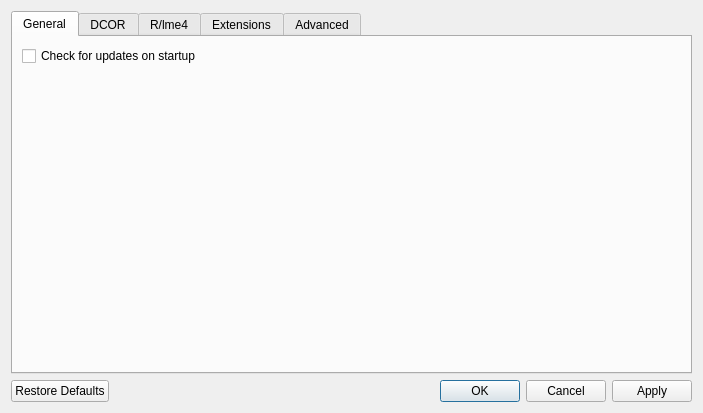
<?xml version="1.0" encoding="UTF-8"?>
<ui version="4.0">
 <class>Dialog</class>
 <widget class="QDialog" name="Dialog">
  <property name="geometry">
   <rect>
    <x>0</x>
    <y>0</y>
    <width>703</width>
    <height>413</height>
   </rect>
  </property>
  <property name="windowTitle">
   <string>Preferences</string>
  </property>
  <property name="windowIcon">
   <iconset theme="gtk-preferences">
    <normaloff>.</normaloff>.</iconset>
  </property>
  <layout class="QVBoxLayout" name="verticalLayout">
   <item>
    <widget class="QTabWidget" name="tabWidget">
     <property name="currentIndex">
      <number>0</number>
     </property>
     <widget class="QWidget" name="tab_general">
      <attribute name="title">
       <string>General</string>
      </attribute>
      <layout class="QVBoxLayout" name="verticalLayout_3">
       <item>
        <widget class="QCheckBox" name="general_check_for_updates">
         <property name="text">
          <string>Check for updates on startup</string>
         </property>
        </widget>
       </item>
       <item>
        <spacer name="verticalSpacer_2">
         <property name="orientation">
          <enum>Qt::Vertical</enum>
         </property>
         <property name="sizeHint" stdset="0">
          <size>
           <width>20</width>
           <height>40</height>
          </size>
         </property>
        </spacer>
       </item>
      </layout>
     </widget>
     <widget class="QWidget" name="tab_dcor">
      <attribute name="title">
       <string>DCOR</string>
      </attribute>
      <layout class="QVBoxLayout" name="verticalLayout_4">
       <item>
        <layout class="QGridLayout" name="gridLayout">
         <item row="0" column="1">
          <widget class="QComboBox" name="dcor_servers">
           <property name="editable">
            <bool>true</bool>
           </property>
           <item>
            <property name="text">
             <string>dcor.mpl.mpg.de</string>
            </property>
           </item>
          </widget>
         </item>
         <item row="0" column="0">
          <widget class="QLabel" name="label_2">
           <property name="text">
            <string>Server</string>
           </property>
          </widget>
         </item>
         <item row="1" column="0">
          <widget class="QLabel" name="label_3">
           <property name="text">
            <string>API Key</string>
           </property>
          </widget>
         </item>
         <item row="1" column="1">
          <widget class="QLineEdit" name="dcor_api_key">
           <property name="text">
            <string/>
           </property>
           <property name="echoMode">
            <enum>QLineEdit::PasswordEchoOnEdit</enum>
           </property>
           <property name="placeholderText">
            <string>optional (to access private data)</string>
           </property>
          </widget>
         </item>
        </layout>
       </item>
       <item>
        <widget class="QCheckBox" name="dcor_use_ssl">
         <property name="text">
          <string>use SSL</string>
         </property>
         <property name="checked">
          <bool>true</bool>
         </property>
        </widget>
       </item>
       <item>
        <spacer name="verticalSpacer_3">
         <property name="orientation">
          <enum>Qt::Vertical</enum>
         </property>
         <property name="sizeHint" stdset="0">
          <size>
           <width>20</width>
           <height>40</height>
          </size>
         </property>
        </spacer>
       </item>
      </layout>
     </widget>
     <widget class="QWidget" name="tab_r">
      <attribute name="title">
       <string>R/lme4</string>
      </attribute>
      <layout class="QVBoxLayout" name="verticalLayout_5">
       <item>
        <layout class="QGridLayout" name="gridLayout_2">
         <item row="0" column="1">
          <widget class="QLineEdit" name="lme4_rpath"/>
         </item>
         <item row="2" column="0">
          <widget class="QLabel" name="label_4">
           <property name="text">
            <string>lme4 package</string>
           </property>
          </widget>
         </item>
         <item row="2" column="2">
          <widget class="QPushButton" name="pushButton_lme4_install">
           <property name="text">
            <string>Install...</string>
           </property>
          </widget>
         </item>
         <item row="2" column="1">
          <widget class="QLabel" name="label_lme4_installed">
           <property name="text">
            <string>installed / not installed</string>
           </property>
          </widget>
         </item>
         <item row="0" column="2">
          <widget class="QPushButton" name="pushButton_lme4_search">
           <property name="text">
            <string>Search manually...</string>
           </property>
          </widget>
         </item>
         <item row="0" column="0">
          <widget class="QLabel" name="label">
           <property name="text">
            <string>R executable</string>
           </property>
          </widget>
         </item>
         <item row="1" column="1">
          <widget class="QLabel" name="label_r_version">
           <property name="text">
            <string>R version</string>
           </property>
          </widget>
         </item>
        </layout>
       </item>
       <item>
        <spacer name="verticalSpacer_4">
         <property name="orientation">
          <enum>Qt::Vertical</enum>
         </property>
         <property name="sizeHint" stdset="0">
          <size>
           <width>20</width>
           <height>40</height>
          </size>
         </property>
        </spacer>
       </item>
      </layout>
     </widget>
     <widget class="QWidget" name="tab_extensions">
      <attribute name="title">
       <string>Extensions</string>
      </attribute>
      <layout class="QHBoxLayout" name="horizontalLayout">
       <item>
        <widget class="QListWidget" name="listWidget_ext">
         <property name="sizeAdjustPolicy">
          <enum>QAbstractScrollArea::AdjustToContents</enum>
         </property>
         <property name="showDropIndicator" stdset="0">
          <bool>false</bool>
         </property>
         <property name="alternatingRowColors">
          <bool>true</bool>
         </property>
         <property name="selectionMode">
          <enum>QAbstractItemView::SingleSelection</enum>
         </property>
         <property name="selectionBehavior">
          <enum>QAbstractItemView::SelectRows</enum>
         </property>
        </widget>
       </item>
       <item>
        <layout class="QVBoxLayout" name="verticalLayout_6">
         <property name="spacing">
          <number>3</number>
         </property>
         <item alignment="Qt::AlignTop">
          <widget class="QPushButton" name="pushButton_ext_load">
           <property name="text">
            <string>Load new...</string>
           </property>
          </widget>
         </item>
         <item>
          <widget class="Line" name="line">
           <property name="orientation">
            <enum>Qt::Horizontal</enum>
           </property>
          </widget>
         </item>
         <item>
          <widget class="QWidget" name="widget_ext_controls" native="true">
           <layout class="QVBoxLayout" name="verticalLayout_8" stretch="0,10000,0">
            <property name="leftMargin">
             <number>0</number>
            </property>
            <property name="topMargin">
             <number>0</number>
            </property>
            <property name="rightMargin">
             <number>0</number>
            </property>
            <property name="bottomMargin">
             <number>0</number>
            </property>
            <item>
             <widget class="QLabel" name="label_ext_name">
              <property name="text">
               <string>TextLabel</string>
              </property>
              <property name="textFormat">
               <enum>Qt::PlainText</enum>
              </property>
              <property name="wordWrap">
               <bool>true</bool>
              </property>
             </widget>
            </item>
            <item>
             <widget class="QScrollArea" name="scrollArea">
              <property name="maximumSize">
               <size>
                <width>16777215</width>
                <height>16777215</height>
               </size>
              </property>
              <property name="frameShadow">
               <enum>QFrame::Plain</enum>
              </property>
              <property name="widgetResizable">
               <bool>true</bool>
              </property>
              <widget class="QWidget" name="scrollAreaWidgetContents">
               <property name="geometry">
                <rect>
                 <x>0</x>
                 <y>0</y>
                 <width>324</width>
                 <height>213</height>
                </rect>
               </property>
               <layout class="QVBoxLayout" name="verticalLayout_7">
                <item>
                 <widget class="QLabel" name="label_ext_description">
                  <property name="sizePolicy">
                   <sizepolicy hsizetype="Preferred" vsizetype="Expanding">
                    <horstretch>0</horstretch>
                    <verstretch>0</verstretch>
                   </sizepolicy>
                  </property>
                  <property name="text">
                   <string>&lt;html&gt;&lt;head/&gt;&lt;body&gt;&lt;p&gt;Description that may span multiple lines in this scrolling panel.&lt;br/&gt;&lt;/p&gt;&lt;/body&gt;&lt;/html&gt;</string>
                  </property>
                  <property name="alignment">
                   <set>Qt::AlignLeading|Qt::AlignLeft|Qt::AlignTop</set>
                  </property>
                  <property name="wordWrap">
                   <bool>true</bool>
                  </property>
                 </widget>
                </item>
               </layout>
              </widget>
             </widget>
            </item>
            <item>
             <layout class="QHBoxLayout" name="horizontalLayout_3">
              <item>
               <widget class="QCheckBox" name="checkBox_ext_enabled">
                <property name="text">
                 <string>enabled</string>
                </property>
               </widget>
              </item>
              <item>
               <spacer name="horizontalSpacer">
                <property name="orientation">
                 <enum>Qt::Horizontal</enum>
                </property>
                <property name="sizeHint" stdset="0">
                 <size>
                  <width>40</width>
                  <height>20</height>
                 </size>
                </property>
               </spacer>
              </item>
              <item>
               <widget class="QPushButton" name="pushButton_ext_remove">
                <property name="text">
                 <string>Remove</string>
                </property>
               </widget>
              </item>
             </layout>
            </item>
           </layout>
          </widget>
         </item>
        </layout>
       </item>
      </layout>
     </widget>
     <widget class="QWidget" name="tab_advanced">
      <attribute name="title">
       <string>Advanced</string>
      </attribute>
      <layout class="QVBoxLayout" name="verticalLayout_2">
       <item>
        <widget class="QCheckBox" name="advanced_developer_mode">
         <property name="text">
          <string>Developer mode</string>
         </property>
        </widget>
       </item>
       <item>
        <spacer name="verticalSpacer">
         <property name="orientation">
          <enum>Qt::Vertical</enum>
         </property>
         <property name="sizeHint" stdset="0">
          <size>
           <width>20</width>
           <height>40</height>
          </size>
         </property>
        </spacer>
       </item>
      </layout>
     </widget>
    </widget>
   </item>
   <item>
    <widget class="QDialogButtonBox" name="buttonBox">
     <property name="orientation">
      <enum>Qt::Horizontal</enum>
     </property>
     <property name="standardButtons">
      <set>QDialogButtonBox::Apply|QDialogButtonBox::Cancel|QDialogButtonBox::Ok|QDialogButtonBox::RestoreDefaults</set>
     </property>
     <property name="centerButtons">
      <bool>false</bool>
     </property>
    </widget>
   </item>
  </layout>
 </widget>
 <resources/>
 <connections>
  <connection>
   <sender>buttonBox</sender>
   <signal>accepted()</signal>
   <receiver>Dialog</receiver>
   <slot>accept()</slot>
   <hints>
    <hint type="sourcelabel">
     <x>227</x>
     <y>393</y>
    </hint>
    <hint type="destinationlabel">
     <x>157</x>
     <y>274</y>
    </hint>
   </hints>
  </connection>
  <connection>
   <sender>buttonBox</sender>
   <signal>rejected()</signal>
   <receiver>Dialog</receiver>
   <slot>reject()</slot>
   <hints>
    <hint type="sourcelabel">
     <x>295</x>
     <y>399</y>
    </hint>
    <hint type="destinationlabel">
     <x>286</x>
     <y>274</y>
    </hint>
   </hints>
  </connection>
 </connections>
</ui>
